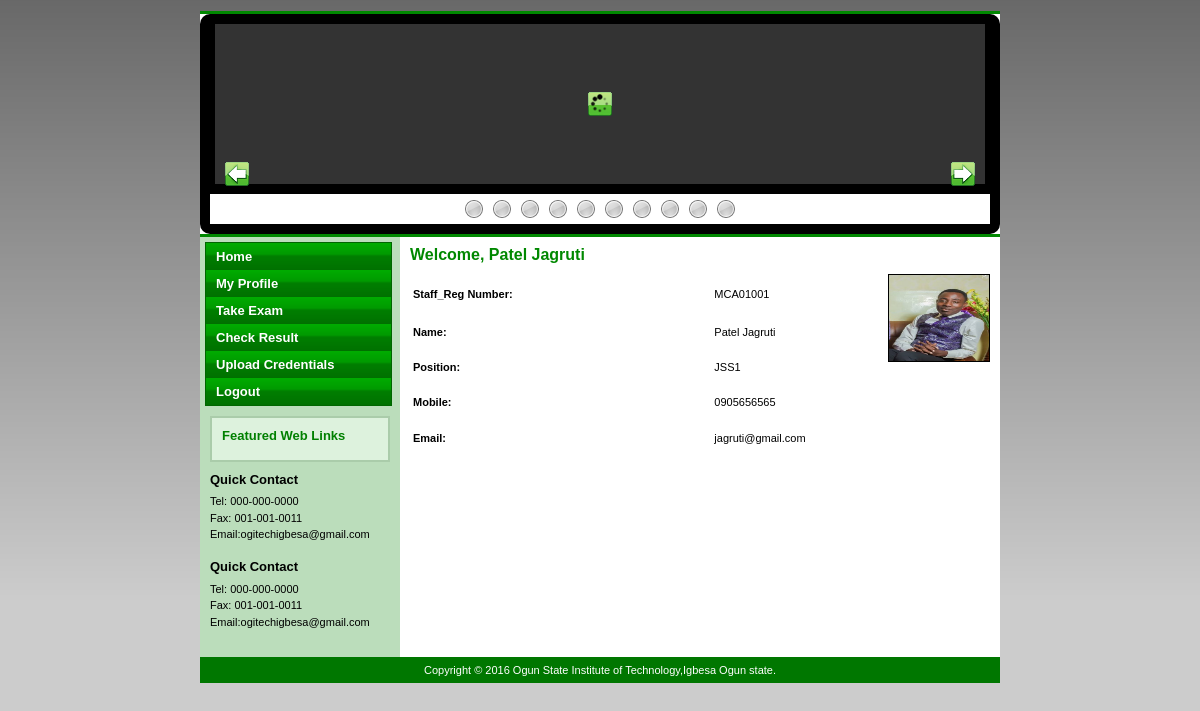
Page /Student/index.php (signed in) on the committed database.
### tables this page shows
CREATE TABLE `student_registration` (
  `Student_Id` int(11) NOT NULL,
  `RollNumber` varchar(20) NOT NULL,
  `Name` varchar(20) NOT NULL,
  `Faculty` varchar(100) NOT NULL,
  `Email` varchar(20) NOT NULL,
  `Mobile` varchar(10) NOT NULL,
  `UserName` varchar(20) NOT NULL,
  `Password` varchar(20) NOT NULL,
  `passport` text NOT NULL,
  `resume` text NOT NULL,
  `dateReg` date NOT NULL
);

### Student/index.php (the view, shortened to what this page needs)
<!DOCTYPE html PUBLIC "-//W3C//DTD XHTML 1.0 Transitional//EN" "http://www.w3.org/TR/xhtml1/DTD/xhtml1-transitional.dtd">
<html xmlns="http://www.w3.org/1999/xhtml">
<head>
<link href="../templatemo_style.css" rel="stylesheet" type="text/css" />
	<link rel="stylesheet" type="text/css" href="../sliderman.css" />
</head>
<body>
<div id="templatemo_container">
  <div class="templatemo_line"></div>
  <div id="templatemo_header">
  <?php include_once('slider.php');?>
  </div>
  <div class="templatemo_line"></div>
    <div id="templatemo_content">
    <div id="templatemo_left_column">
	<div class="section_box">
        <div class="subtitle">Featured Web Links</div>
      </div>
	  <div class="text_area" align="justify">
        <div class="subtitle">Quick Contact</div>
          Tel: 000-000-0000<br />
          Fax: 001-001-0011<br />
          Email:ogitechigbesa@gmail.com <br />
          <br />
	  <div class="subtitle">Quick Contact</div>
          Tel: 000-000-0000<br />
          Fax: 001-001-0011<br />
          Email:ogitechigbesa@gmail.com <br />
          <br />
      </div>
    </div>
      <div id="templatemo_right_column">
   	 		<div class="text_area" align="justify">
<div class="title"><?php echo 'Welcome, '.$_SESSION['Name'];?></div>
<?php
$Id=$_SESSION['ID'];
$sql = "select * from student_registration where RollNumber='".$Id."'";
$result = mysql_query($sql);
while($row = mysql_fetch_array($result))
{
$RollNumber=$row['RollNumber'];
$Name=$row['Name'];
$Faculty=$row['Faculty'];
$Email=$row['Email'];
$Mobile=$row['Mobile'];
}
?>
         <?php
$con = mysql_connect("localhost","root");
$sql = "select * from student_registration where RollNumber = '".$_SESSION['ID']."'";
$result = mysql_query($sql,$con);
$row = mysql_fetch_array($result);
?>
<img style="margin-left:-250px" src="<?php echo "../passport/".$row['passport'].""?>" title="<?php echo $_SESSION['Name'];?>" width="100" height="86" class="templatemo_pic" />
                      <table width="100%"  border="0">
                        <tr>
                          <td height="36"><span class="style8"><strong>Staff_Reg Number:</strong></span></td>
                          <td><?php echo $RollNumber;?></td>
                        </tr>
                        <tr>
                          <td height="31"><strong>Name:</strong></td>
                          <td><?php echo $Name;?></td>
                        </tr>
                        <tr>
                          <td height="31"><strong>Position:</strong></td>
                          <td><?php echo $Faculty;?></td>
                        </tr>
                        <tr>
                          <td height="31"><strong>Mobile:</strong></td>
                          <td><?php echo $Mobile;?></td>
                        </tr>
                        <tr>
                          <td height="33"><strong>Email:</strong></td>
                          <td><?php echo $Email;?></td>
                        </tr>
                        <tr>
                          <td height="28"></td>
                        </tr>
                      </table>
	<p>&nbsp;</p>
 		</div>
	</div>
    </div>
	<div id="templatemo_footer" align="center">
  <?php include_once('footer.php');?></div></div></body>

### templatemo_style.css (style rules this page uses)
body { margin:0; padding:0; line-height: 1.5em; font-family: Verdana, Arial, Helvetica, sans-serif; font-size: 11px; background: #CCCCCC url(images/templatemo_bg.gif) repeat-x; }
#templatemo_container { width: 800px; margin: auto; background: #FFFFFF; }
#templatemo_header { clear: left; height: 160px; }
#templatemo_content { width: 800px; }
#templatemo_left_column { background: #BBDDBB; float: left; width: 200px; min-height: 400px; }
#templatemo_right_column { float: left; width: 600px; min-height: 400px; }
#templatemo_footer { clear: left; background: #007700; padding: 5px; color: #FFFFFF; }
.templatemo_line { clear: left; height: 3px; background: #008800; }
.templatemo_pic { float: right; margin-left: 10px; border: 1px solid #000000; }
.section_box { margin: 10px; padding: 10px; border: 2px solid #AACCAA; background: #DDF2DD; color: #008000; }
.text_area { margin: 10px; }
.title { padding-bottom: 10px; font-size: 16px; font-weight: bold; color: #008800; }
.subtitle { padding-bottom: 5px; font-family: Verdana, Arial, Helvetica, sans-serif; font-size: 13px; font-weight: bold; }

### rows in the picture
student_registration: passport (picture), RollNumber "MCA01001", Name "Patel Jagruti", Faculty "JSS1", Mobile "0905656565", Email "jagruti@gmail.com"

### other values in the picture
$_SESSION['Name'] "Patel Jagruti"
